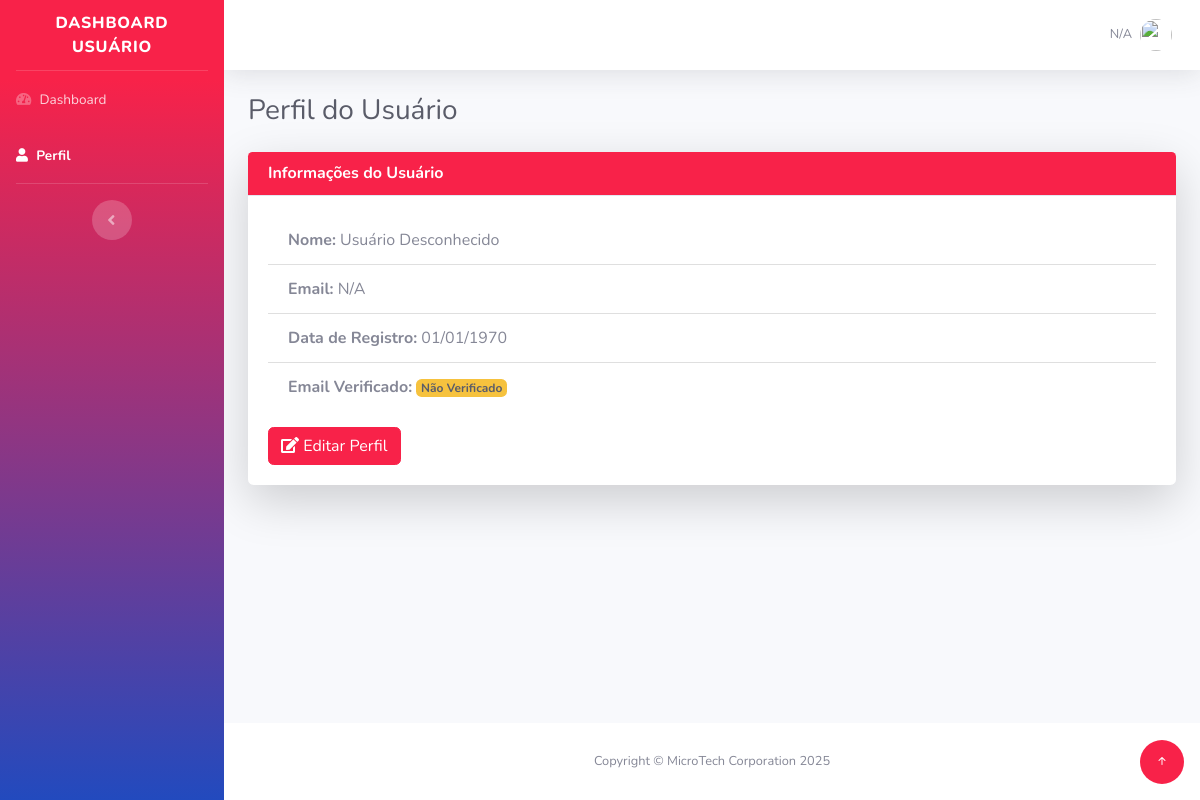
Before: /app/views/user/user_profile.php with the older database file.
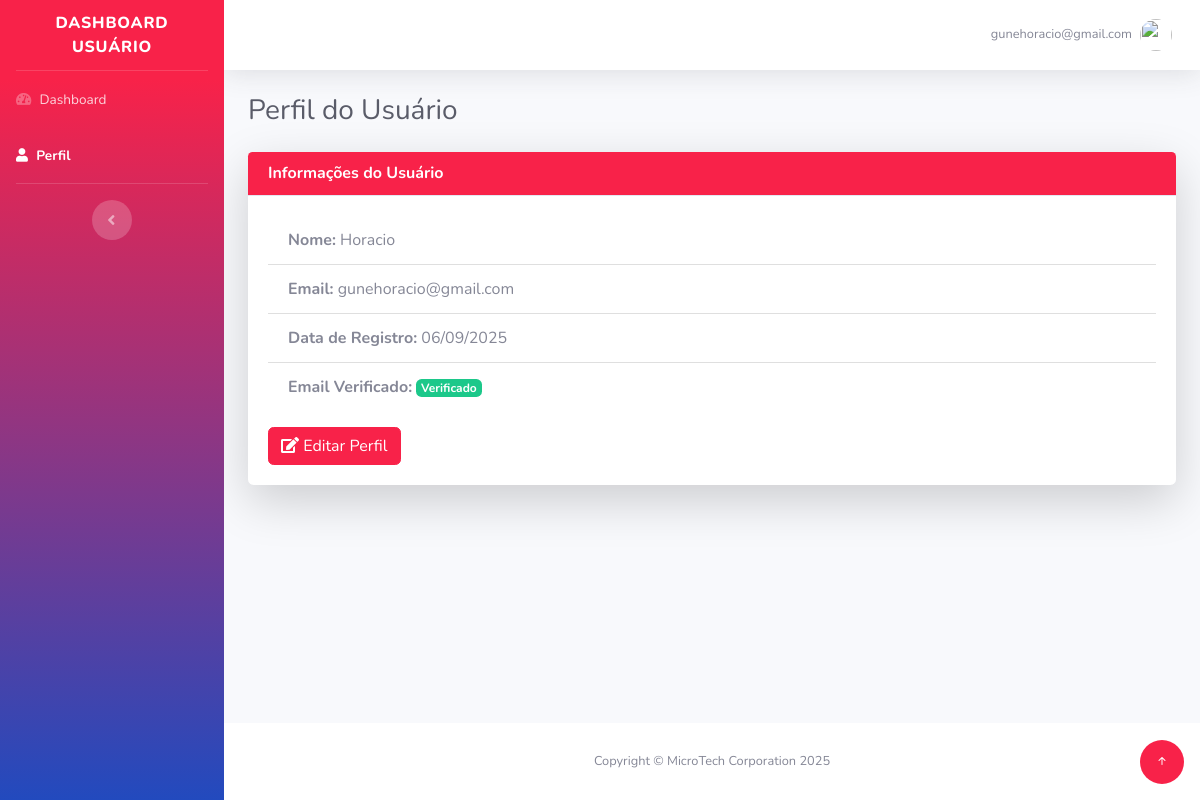
After: the same page with the newer database file.
### tables this page shows
CREATE TABLE `usuarios` (
  `id` int(11) NOT NULL,
  `nome` varchar(100) NOT NULL,
  `email` varchar(150) NOT NULL,
  `senha` varchar(255) NOT NULL,
  `token_api` varchar(255) DEFAULT NULL,
  `criado_em` timestamp NOT NULL DEFAULT current_timestamp(),
  `atualizado_em` timestamp NOT NULL DEFAULT current_timestamp() ON UPDATE current_timestamp(),
  `ativo` tinyint(1) DEFAULT 1,
  `email_verificado` tinyint(1) DEFAULT 0,
  `codigo_verificacao` varchar(6) DEFAULT NULL,
  `codigo_expiracao` timestamp NULL DEFAULT NULL
);

### app/configs/database.php (called while the page is built, shortened)
<?php
function getConnection(){
    try{
        $pdo = new PDO('mysql:host='.DB_HOST.';dbname='.DB_NAME, DB_USER, DB_PASS);
        $pdo->setAttribute(PDO::ATTR_ERRMODE, PDO::ERRMODE_EXCEPTION);
        return $pdo;
    } catch (PDOException $e) {
        echo "Connection failed: " . $e->getMessage();
        return null;
    }
}

### app/controllers/userController.php (called while the page is built, shortened)
<?php
require_once __DIR__ . '/../models/userModel.php';
class UserController
{
    private $userModel;
    public function __construct()
    {
        $this->userModel = new UserModel();
    }
    public function loadUserDataController($userId = 72)
    {
        return $this->userModel->loadUserDataModel($userId);
    }
}
?>

### app/models/userModel.php (called while the page is built, shortened)
<?php
require_once __DIR__ . '/../configs/database.php';
class UserModel
{
    private $db;
    public function __construct()
    {
        $this->db = getConnection();
    }
    public function loadUserDataModel($id)
    {
        try {
            $stmt = $this->db->prepare("SELECT nome, email, criado_em, atualizado_em, email_verificado, token_api
                                        FROM usuarios WHERE id = ? AND ativo = TRUE");
            $stmt->execute([$id]);
            $result = $stmt->fetch(PDO::FETCH_ASSOC);
            return $result;
        } catch (PDOException $e) {
            error_log("Erro ao carregar dados do usuário ID $id: " . $e->getMessage());
            return false;
        }
    }
}
?>

### app/views/user/user_profile.php (the view, shortened to what this page needs)
<?php
require_once __DIR__ . '/../../controllers/userController.php';
$userController = new UserController();
$user_id = $_SESSION['user_id'] ?? '72';
$user = $userController->loadUserDataController($user_id);
if (!$user) {
    $user = ['id' => $user_id, 'nome' => 'Usuário Desconhecido', 'email' => 'N/A', 'criado_em' => 'N/A', 'email_verificado' => false];
}
?>
<!DOCTYPE html>
<html lang="en">
<head>
    <link href="/assets/vendor_userr/fontawesome-free/css/all.min.css" rel="stylesheet" type="text/css" />
    <link href="/assets/vendor/bootstrap-icons/bootstrap-icons.css" rel="stylesheet" />
    <link href="/assets/css/user_dshb.css" rel="stylesheet" />
    <link href="/assets/css/form.css" rel="stylesheet" />
</head>
<body id="page-top">
    <div id="wrapper">
        <ul class="navbar-nav bg-gradient-primary sidebar sidebar-dark accordion" id="accordionSidebar">
            <a class="sidebar-brand d-flex align-items-center justify-content-center" href="user_dashboard.php">
                <div class="sidebar-brand-text mx-3">Dashboard Usuário</div>
            </a>
            <hr class="sidebar-divider my-0" />
            <li class="nav-item">
                <a class="nav-link" href="user_dashboard.php">
                    <i class="fas fa-tachometer-alt"></i>
                    <span>Dashboard</span>
                </a>
            </li>
            <li class="nav-item active">
                <a class="nav-link" href="user_profile.php">
                    <i class="fas fa-user"></i>
                    <span>Perfil</span>
                </a>
            </li>
            <hr class="sidebar-divider d-none d-md-block" />
            <div class="text-center d-none d-md-inline">
                <button class="rounded-circle border-0" id="sidebarToggle"></button>
            </div>
        </ul>
        <div id="content-wrapper" class="d-flex flex-column">
            <div id="content">
                <nav class="navbar navbar-expand navbar-light bg-white topbar mb-4 static-top shadow">
                    <ul class="navbar-nav ml-auto">
                        <li class="nav-item dropdown no-arrow">
                            <a class="nav-link dropdown-toggle" href="#" id="userDropdown" role="button" data-toggle="dropdown" aria-haspopup="true" aria-expanded="false">
                                <span class="mr-2 d-none d-lg-inline text-gray-600 small"><?php echo htmlspecialchars($user['email']); ?></span>
                                <img class="img-profile rounded-circle" src="/assets/img_user/undraw_profile.svg" />
                            </a>
                        </li>
                    </ul>
                </nav>
                <div class="container-fluid">
                    <h1 class="h3 mb-4 text-gray-800">Perfil do Usuário</h1>
                    <div class="card shadow-lg border-0 rounded-3 mb-4">
                        <div class="card-header bg-primary text-white">
                            <h6 class="m-0 font-weight-bold">Informações do Usuário</h6>
                        </div>
                        <div class="card-body">
                            <ul class="list-group list-group-flush">
                                <li class="list-group-item"><strong>Nome:</strong> <?php echo htmlspecialchars($user['nome']); ?></li>
                                <li class="list-group-item"><strong>Email:</strong> <?php echo htmlspecialchars($user['email']); ?></li>
                                <li class="list-group-item"><strong>Data de Registro:</strong> <?php echo date('d/m/Y', strtotime($user['criado_em'])); ?></li>
                                <li class="list-group-item"><strong>Email Verificado:</strong>
                                    <?php echo $user['email_verificado'] ? '<span class="badge bg-success text-white">Verificado</span>' : '<span class="badge bg-warning text-dark">Não Verificado</span>'; ?>
                                </li>
                            </ul>
                            <div class="mt-3">
                                <button class="btn btn-primary" data-toggle="modal" data-target="#editProfileModal">
                                    <i class="fas fa-edit"></i> Editar Perfil
                                </button>
                            </div>
                        </div>
                    </div>
                </div>
            </div>
            <footer class="sticky-footer bg-white">
                <div class="container my-auto">
                    <div class="copyright text-center my-auto">
                        <span>Copyright &copy; MicroTech Corporation 2025</span>
                    </div>
                </div>
            </footer>
        </div>
    </div>
    <a class="scroll-to-top rounded-scroll" href="#page-top">
        <i class="bi bi-arrow-up-short"></i>
    </a>
</body>
</html>

### assets/css/form.css (style rules this page uses)
:root { --accent: #f82249; --accent-hover: #bb2d3b; --light-bg: #f8f9fa; }

Changed rows visible on the page:
added usuarios: email "gunehoracio@gmail.com", nome "Horacio", criado_em "06/09/2025"
Other visible differences:
$user['email']: "N/A" → (not shown)
$user['nome']: "Usuário Desconhecido" → (not shown)
date('d/m/Y', strtotime($user['criado_em'])): "01/01/1970" → (not shown)
text no longer shown: "Não Verificado"
text now shown: "Verificado"
